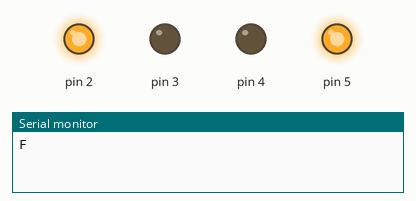
Simulated run of this sketch. Board: Arduino Uno, built with avr-gcc and run on an emulated ATmega328P. Shown: output pins drawn as LEDs (lit = HIGH), the last lines printed to the serial monitor.

Above: at 0.5 s.
At 1.5 s:
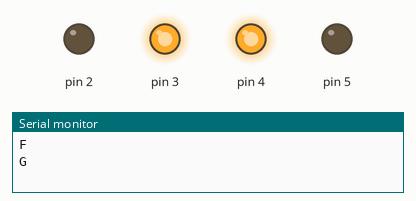
At 2.5 s:
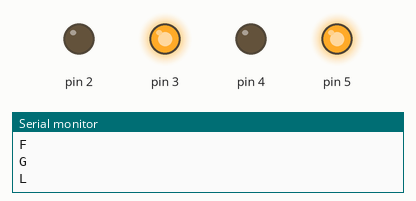
At 3.5 s:
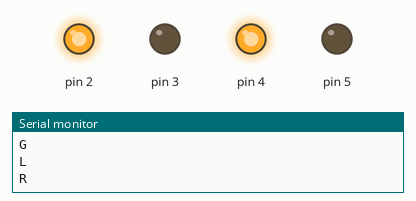
At 5.0 s:
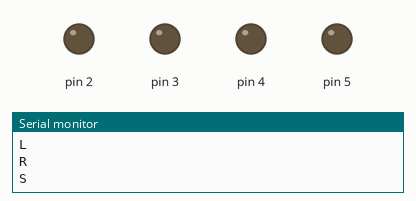
Timing chart, 0 to 7.8 s (numbered marks = the images above):
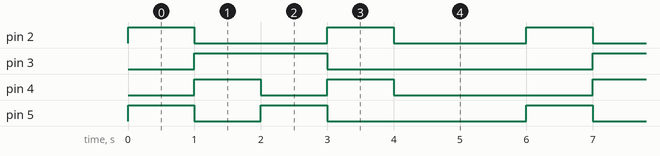

The sketch:

carsimple.ino
```cpp
char t;
void setup() {
  // put your setup code here, to run once:
  pinMode(5, OUTPUT);
  pinMode(4, OUTPUT);
  pinMode(2, OUTPUT);
  pinMode(3, OUTPUT);
  Serial.begin(9600);
}

void loop() {
  // put your main code here, to run repeatedly:
  t='F';
  Serial.println(t);
  digitalWrite(5, HIGH);
  digitalWrite(4, LOW);
  digitalWrite(2, HIGH);
  digitalWrite(3, LOW);
  delay(1000);

    // put your main code here, to run repeatedly:
  t='G';
  Serial.println(t);
  digitalWrite(5, LOW);
  digitalWrite(4, HIGH);
  digitalWrite(2, LOW);
  digitalWrite(3, HIGH);
  delay(1000);

    // put your main code here, to run repeatedly:
  t='L';
  Serial.println(t);
  digitalWrite(5, HIGH);
  digitalWrite(4, LOW);
  digitalWrite(2, LOW);
  digitalWrite(3, HIGH);
  delay(1000);

    t='R';
  Serial.println(t);
  digitalWrite(5, LOW);
  digitalWrite(4, HIGH);
  digitalWrite(2, HIGH);
  digitalWrite(3, LOW);
  delay(1000);

      t='S';
  Serial.println(t);
  digitalWrite(5, LOW);
  digitalWrite(4, LOW);
  digitalWrite(2, LOW);
  digitalWrite(3, LOW);
  delay(2000);
}
```

Measured:
- by itself, pin 2: alternates HIGH for 1.0 s and LOW for 2.0 s
- by itself, pin 3: alternates HIGH for 2.0 s and LOW for 4.0 s
- by itself, pin 4, pin 5: repeats every 6.0 s: LOW 1.0 s, HIGH 1.0 s, LOW 3.0 s, HIGH 1.0 s
